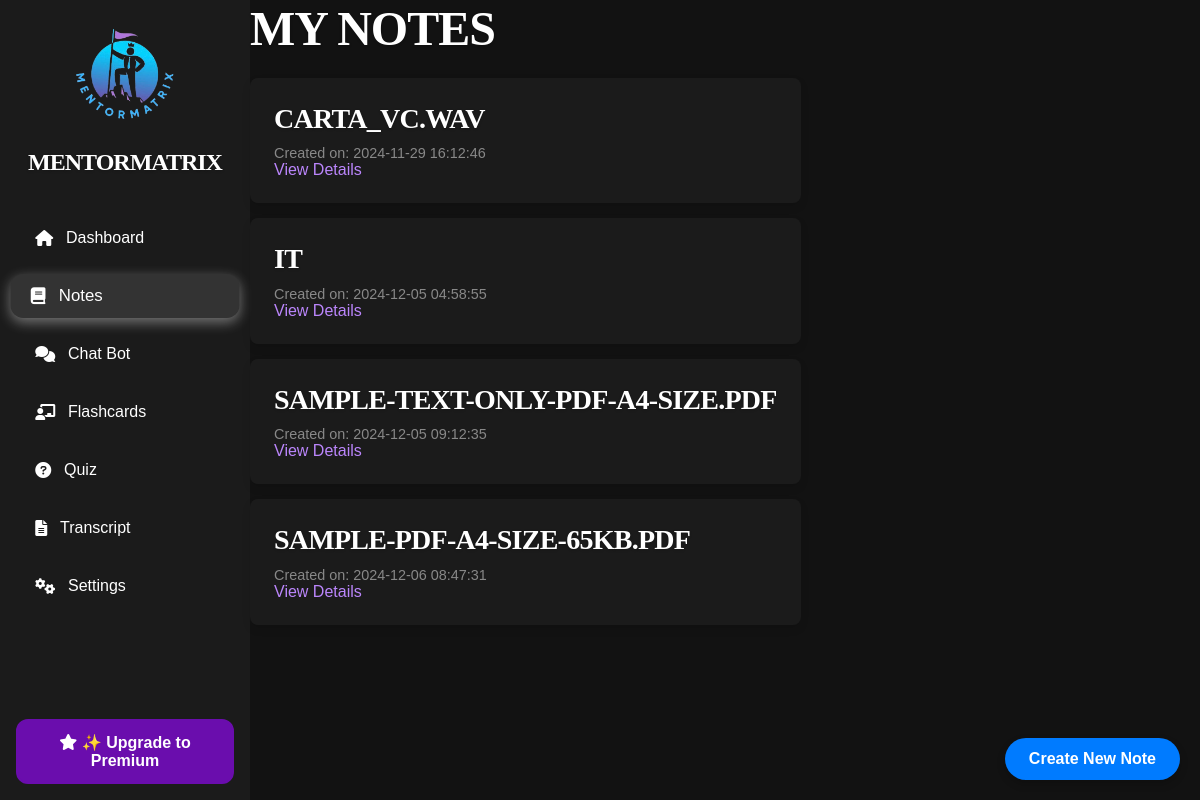
The app's page /notes with its own data.
### tables this page shows
CREATE TABLE notes (
                    id INTEGER PRIMARY KEY AUTOINCREMENT,
                    transcript_id INTEGER,
                    title TEXT NOT NULL,
                    content TEXT NOT NULL,
                    created_at DATETIME DEFAULT CURRENT_TIMESTAMP,
                    updated_at DATETIME DEFAULT CURRENT_TIMESTAMP,
                    FOREIGN KEY (transcript_id) REFERENCES transcripts(id) ON DELETE CASCADE);

### routes/notes.py (the view)
@notes_blueprint.route('/notes')
def notes():
    notes_data = db.execute('''
        SELECT
            notes.id,
            notes.title AS note_title,
            notes.content AS note_content,
            notes.created_at,
            files.name AS file_name,
            files.file_type,
            files.metadata,
            transcripts.title AS transcript_title
        FROM notes
        LEFT JOIN files ON notes.transcript_id = files.transcript_id
        LEFT JOIN transcripts ON notes.transcript_id = transcripts.id
    ''')
    return render_template('notes.html', notes=notes_data, current_route='notes')

### templates/notes.html (shortened to what this page needs)
{% extends "layout.html" %}
{% block other_head_stuff %}
    <link rel="stylesheet" href="{{ url_for('static', filename='css/notes.css') }}">
{% endblock %}
{% block content %}
    <div class="container">
        <div class="main-content">
            <h1>My Notes</h1>
            <ul class="notes-list">
                {% for note in notes %}
                    <li class="note-item">
                        <h2>{{ note.note_title }}</h2>
                        <small>Created on: {{ note.created_at }}</small>
                        <a href="{{ url_for('notes.view_note', note_id=note.id) }}" class="view-details-btn">View Details</a>
                    </li>
                {% else %}
                    <p>No notes available. Generate one to get started!</p>
                {% endfor %}
            </ul>
        </div>
    </div>
    <button id="openModalBtn" class="premium-button">Create New Note</button>
{% endblock %}

### templates/layout.html (shortened to what this page needs)
<!DOCTYPE html>
<html lang="en">
    <head>
        <link rel="stylesheet" href="{{ url_for('static', filename='css/base.css') }}">
        <link rel="stylesheet" href="https://cdnjs.cloudflare.com/ajax/libs/font-awesome/6.0.0-beta3/css/all.min.css">
        {% block other_head_stuff %}
        {% endblock %}
    </head>
    <body>
        <div class="container">
            <aside class="sidebar">
                <div class="logo">
                    <center>
                    <img src="{{ url_for('static', filename='images/MentorMatrix_logo.png') }}"
                        alt="MentorMatrix Logo"
                        style="width: 120px;
                                height: 120px;
                                border-radius: 50%; /* Makes it a circle */
                                overflow: hidden; /* Ensures contents stay within the circle */"
                        >
                        <h1>MentorMatrix</h1>
                    </center>
                </div>
                <nav class="nav-links">
                    <button class="nav-item {% if current_route == 'dashboard' %}active{% endif %}" onclick="redirectToPage('/dashboard')">
                        <i class="fas fa-home nav-icon"></i> Dashboard
                    </button>
                    <button class="nav-item {% if current_route == 'notes' %}active{% endif %}" onclick="redirectToPage('/notes')">
                        <i class="fas fa-book nav-icon"></i> Notes
                    </button>
                    <button class="nav-item {% if current_route == 'chatbot' %}active{% endif %}" onclick="redirectToPage('/chatbot')">
                        <i class="fas fa-comments nav-icon"></i> Chat Bot
                    </button>
                    <button class="nav-item {% if current_route == 'flashcards' %}active{% endif %}" onclick="redirectToPage('/flashcards')">
                        <i class="fas fa-chalkboard-teacher nav-icon"></i> Flashcards
                    </button>
                    <button class="nav-item {% if current_route == 'quiz' %}active{% endif %}" onclick="redirectToPage('/quiz')">
                        <i class="fas fa-question-circle nav-icon"></i> Quiz
                    </button>
                    <button class="nav-item {% if current_route == 'transcript' %}active{% endif %}" onclick="redirectToPage('/transcript')">
                        <i class="fas fa-file-alt nav-icon"></i> Transcript
                    </button>
                    <button class="nav-item {% if current_route == 'settings' %}active{% endif %}" onclick="redirectToPage('/settings')">
                        <i class="fas fa-cogs nav-icon"></i> Settings
                    </button>
                </nav>
                <button class="premium-button" onclick="redirectToPage('/pricing')">
                    <i class="fas fa-star nav-icon"></i> ✨ Upgrade to Premium
                </button>
            </aside>
            <main class="main-content">
                {% block content %}
                {% endblock %}
            </main>
        </div>
    </body>
</html>

### static/css/base.css (style rules this page uses)
* { margin: 0; padding: 0; box-sizing: border-box; }
:root { --font-family: 'Arial', sans-serif; --background-color: #121212; --text-color: #e0e0e0; --primary-purple: #6a0dad; --hover-purple: #5c0ab8; --active-purple: #4b0997; --hover-bg-color: #333333; --active-bg-color: #333333; --white: #ffffff; --soft-text-shadow: 0 1px 3px rgba(0, 0, 0, 0.2); }
body { font-family: var(--font-family); background-color: var(--background-color); color: var(--text-color); }
.container { display: flex; min-height: 100vh; }
.logo h1 { font-size: 1.5rem; color: #ffffff; margin: 1rem 0; }
.nav-links { flex-grow: 1; }
.nav-item { display: flex; align-items: center; color: #bbbbbb; font-size: 1rem; padding: 0.75rem 0; text-decoration: none; }
.nav-item i { margin-right: 10px; }
.nav-item.active, .nav-item:hover { color: #ffffff; background-color: #333333; border-radius: 8px; padding-left: 10px; }
.premium-button { background-color: var(--primary-purple);; color: var(--white); font-size: 1rem; font-weight: 600; padding: 0.75rem 1.5rem; text-align: center; border-radius: 12px; border: 2px solid #6a0dad; cursor: pointer; margin-top: 1rem; display: inline-block; transition: all 0.3s ease-in-out; }
button { cursor: pointer; background-color: #333333; color: #ffffff; font-size: 1rem; font-weight: 500; padding: 0.75rem 1.5rem; border-radius: 8px; border: 2px solid transparent; display: inline-block; transition: all 0.3s ease; }
button, .premium-button { transition: all 0.3s ease; }
h1, h2, h3 { color: #ffffff; font-weight: 600; letter-spacing: -0.5px; text-transform: uppercase; font-family: montserrat, serif; line-height: 1.2; }
h1, h2, h3 { text-shadow: var(--soft-text-shadow); }
h1 { font-size: 3rem; letter-spacing: -1px; }
h2 { font-size: 2.25rem; letter-spacing: -0.75px; }
a { color: #bb86fc; text-decoration: none; font-weight: 500; transition: color 0.3s ease-in-out, text-decoration 0.3s ease-in-out; }
.sidebar { width: 250px; background-color: #1b1b1b; padding: 1rem; display: flex; flex-direction: column; justify-content: space-between; }
.sidebar .logo h1 { font-size: 1.5rem; color: #ffffff; margin-top: 0.5rem; }
.nav-links { display: flex; flex-direction: column; gap: 1rem; margin-top: 1.5rem; }
.nav-links .nav-item { display: flex; align-items: center; padding: 0.75rem 1.2rem; border-radius: 12px; color: #fff; font-size: 1rem; background-color: transparent; border: 2px solid transparent; cursor: pointer; text-align: left; transition: background-color 0.3s, border 0.3s, box-shadow 0.3s, transform 0.2s; width: 100%; will-change: transform, background-color; }
.nav-links .nav-item.active { background-color: var(--active-bg-color); border-color: #fff; box-shadow: 0 4px 12px rgba(255, 255, 255, 0.4); transform: scale(1.05); }
.nav-links .nav-item i { margin-right: 0.8rem; }
.nav-links .nav-item { outline: none; border: none; background: none; text-decoration: none; }

### static/css/notes.css (style rules this page uses)
.notes-list { list-style-type: none; padding: 0; margin-top: 20px; }
.note-item { background-color: #1b1b1b; padding: 1.5rem; margin-bottom: 15px; border-radius: 8px; box-shadow: 0 4px 8px rgba(0, 0, 0, 0.1); transition: transform 0.3s ease; }
.note-item h2 { font-size: 1.75rem; margin-bottom: 0.5rem; }
.note-item small { display: block; font-size: 0.9rem; margin-top: 10px; color: #888; }
#openModalBtn { position: fixed; bottom: 20px; right: 20px; padding: 12px 24px; background-color: #007bff; color: white; border: none; border-radius: 50px; font-size: 16px; font-weight: bold; z-index: 1000; box-shadow: 0 4px 8px rgba(0, 0, 0, 0.2); transition: background-color 0.3s ease, transform 0.3s ease; }

### records on screen
notes: note_title "CARTA_VC.WAV", created_at "2024-11-29 16:12:46"
notes: note_title "IT", created_at "2024-12-05 04:58:55"
notes: note_title "SAMPLE-TEXT-ONLY-PDF-A4-SIZE.PDF", created_at "2024-12-05 09:12:35"
notes: note_title "SAMPLE-PDF-A4-SIZE-65KB.PDF", created_at "2024-12-06 08:47:31"
